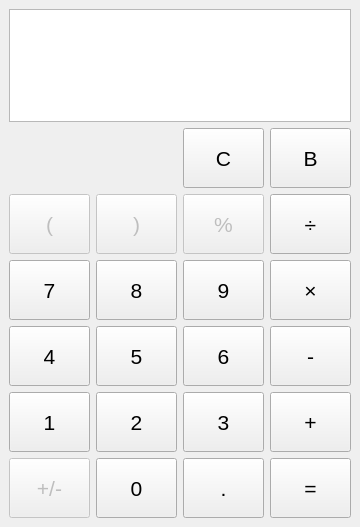
<?xml version="1.0" encoding="UTF-8"?>
<ui version="4.0">
 <class>MainWindow</class>
 <widget class="QMainWindow" name="MainWindow">
  <property name="geometry">
   <rect>
    <x>0</x>
    <y>0</y>
    <width>360</width>
    <height>527</height>
   </rect>
  </property>
  <property name="windowTitle">
   <string>MainWindow</string>
  </property>
  <widget class="QWidget" name="centralwidget">
   <layout class="QGridLayout" name="gridLayout_2">
    <item row="1" column="0">
     <layout class="QGridLayout" name="gridLayout">
      <item row="0" column="2">
       <widget class="QPushButton" name="cleanButton">
        <property name="minimumSize">
         <size>
          <width>80</width>
          <height>60</height>
         </size>
        </property>
        <property name="font">
         <font>
          <family>Arial</family>
          <pointsize>16</pointsize>
         </font>
        </property>
        <property name="text">
         <string>C</string>
        </property>
       </widget>
      </item>
      <item row="0" column="3">
       <widget class="QPushButton" name="backspaceButton">
        <property name="minimumSize">
         <size>
          <width>80</width>
          <height>60</height>
         </size>
        </property>
        <property name="font">
         <font>
          <family>Arial</family>
          <pointsize>16</pointsize>
         </font>
        </property>
        <property name="text">
         <string>B</string>
        </property>
       </widget>
      </item>
      <item row="1" column="0">
       <widget class="QPushButton" name="leftBracketButton">
        <property name="enabled">
         <bool>false</bool>
        </property>
        <property name="minimumSize">
         <size>
          <width>80</width>
          <height>60</height>
         </size>
        </property>
        <property name="font">
         <font>
          <family>Arial</family>
          <pointsize>16</pointsize>
         </font>
        </property>
        <property name="text">
         <string>(</string>
        </property>
       </widget>
      </item>
      <item row="1" column="1">
       <widget class="QPushButton" name="rightBracketButton">
        <property name="enabled">
         <bool>false</bool>
        </property>
        <property name="minimumSize">
         <size>
          <width>80</width>
          <height>60</height>
         </size>
        </property>
        <property name="font">
         <font>
          <family>Arial</family>
          <pointsize>16</pointsize>
         </font>
        </property>
        <property name="text">
         <string>)</string>
        </property>
       </widget>
      </item>
      <item row="1" column="2">
       <widget class="QPushButton" name="complementationButton">
        <property name="enabled">
         <bool>false</bool>
        </property>
        <property name="minimumSize">
         <size>
          <width>80</width>
          <height>60</height>
         </size>
        </property>
        <property name="font">
         <font>
          <family>Arial</family>
          <pointsize>16</pointsize>
         </font>
        </property>
        <property name="text">
         <string>%</string>
        </property>
       </widget>
      </item>
      <item row="1" column="3">
       <widget class="QPushButton" name="divideButton">
        <property name="minimumSize">
         <size>
          <width>80</width>
          <height>60</height>
         </size>
        </property>
        <property name="font">
         <font>
          <family>Arial</family>
          <pointsize>16</pointsize>
         </font>
        </property>
        <property name="text">
         <string>÷</string>
        </property>
       </widget>
      </item>
      <item row="2" column="0">
       <widget class="QPushButton" name="sevenButton">
        <property name="minimumSize">
         <size>
          <width>80</width>
          <height>60</height>
         </size>
        </property>
        <property name="font">
         <font>
          <family>Arial</family>
          <pointsize>16</pointsize>
         </font>
        </property>
        <property name="text">
         <string>7</string>
        </property>
       </widget>
      </item>
      <item row="2" column="1">
       <widget class="QPushButton" name="eightButton">
        <property name="minimumSize">
         <size>
          <width>80</width>
          <height>60</height>
         </size>
        </property>
        <property name="font">
         <font>
          <family>Arial</family>
          <pointsize>16</pointsize>
         </font>
        </property>
        <property name="text">
         <string>8</string>
        </property>
       </widget>
      </item>
      <item row="2" column="2">
       <widget class="QPushButton" name="nineButton">
        <property name="minimumSize">
         <size>
          <width>80</width>
          <height>60</height>
         </size>
        </property>
        <property name="font">
         <font>
          <family>Arial</family>
          <pointsize>16</pointsize>
         </font>
        </property>
        <property name="text">
         <string>9</string>
        </property>
       </widget>
      </item>
      <item row="2" column="3">
       <widget class="QPushButton" name="multiplyButton">
        <property name="minimumSize">
         <size>
          <width>80</width>
          <height>60</height>
         </size>
        </property>
        <property name="font">
         <font>
          <family>Arial</family>
          <pointsize>16</pointsize>
         </font>
        </property>
        <property name="text">
         <string>×</string>
        </property>
       </widget>
      </item>
      <item row="3" column="0">
       <widget class="QPushButton" name="fourButton">
        <property name="minimumSize">
         <size>
          <width>80</width>
          <height>60</height>
         </size>
        </property>
        <property name="font">
         <font>
          <family>Arial</family>
          <pointsize>16</pointsize>
         </font>
        </property>
        <property name="text">
         <string>4</string>
        </property>
       </widget>
      </item>
      <item row="3" column="1">
       <widget class="QPushButton" name="fiveButton">
        <property name="minimumSize">
         <size>
          <width>80</width>
          <height>60</height>
         </size>
        </property>
        <property name="font">
         <font>
          <family>Arial</family>
          <pointsize>16</pointsize>
         </font>
        </property>
        <property name="text">
         <string>5</string>
        </property>
       </widget>
      </item>
      <item row="3" column="2">
       <widget class="QPushButton" name="sixButton">
        <property name="minimumSize">
         <size>
          <width>80</width>
          <height>60</height>
         </size>
        </property>
        <property name="font">
         <font>
          <family>Arial</family>
          <pointsize>16</pointsize>
         </font>
        </property>
        <property name="text">
         <string>6</string>
        </property>
       </widget>
      </item>
      <item row="3" column="3">
       <widget class="QPushButton" name="minusButton">
        <property name="minimumSize">
         <size>
          <width>80</width>
          <height>60</height>
         </size>
        </property>
        <property name="font">
         <font>
          <family>Arial</family>
          <pointsize>16</pointsize>
         </font>
        </property>
        <property name="text">
         <string>-</string>
        </property>
       </widget>
      </item>
      <item row="4" column="0">
       <widget class="QPushButton" name="oneButton">
        <property name="minimumSize">
         <size>
          <width>80</width>
          <height>60</height>
         </size>
        </property>
        <property name="font">
         <font>
          <family>Arial</family>
          <pointsize>16</pointsize>
         </font>
        </property>
        <property name="text">
         <string>1</string>
        </property>
       </widget>
      </item>
      <item row="4" column="1">
       <widget class="QPushButton" name="twoButton">
        <property name="minimumSize">
         <size>
          <width>80</width>
          <height>60</height>
         </size>
        </property>
        <property name="font">
         <font>
          <family>Arial</family>
          <pointsize>16</pointsize>
         </font>
        </property>
        <property name="text">
         <string>2</string>
        </property>
       </widget>
      </item>
      <item row="4" column="2">
       <widget class="QPushButton" name="threeButton">
        <property name="minimumSize">
         <size>
          <width>80</width>
          <height>60</height>
         </size>
        </property>
        <property name="font">
         <font>
          <family>Arial</family>
          <pointsize>16</pointsize>
         </font>
        </property>
        <property name="text">
         <string>3</string>
        </property>
       </widget>
      </item>
      <item row="4" column="3">
       <widget class="QPushButton" name="addButton">
        <property name="minimumSize">
         <size>
          <width>80</width>
          <height>60</height>
         </size>
        </property>
        <property name="font">
         <font>
          <family>Arial</family>
          <pointsize>16</pointsize>
         </font>
        </property>
        <property name="text">
         <string>+</string>
        </property>
       </widget>
      </item>
      <item row="5" column="0">
       <widget class="QPushButton" name="pushOrMinusButton">
        <property name="enabled">
         <bool>false</bool>
        </property>
        <property name="minimumSize">
         <size>
          <width>80</width>
          <height>60</height>
         </size>
        </property>
        <property name="font">
         <font>
          <family>Arial</family>
          <pointsize>16</pointsize>
         </font>
        </property>
        <property name="text">
         <string>+/-</string>
        </property>
       </widget>
      </item>
      <item row="5" column="1">
       <widget class="QPushButton" name="zeroButton">
        <property name="minimumSize">
         <size>
          <width>80</width>
          <height>60</height>
         </size>
        </property>
        <property name="font">
         <font>
          <family>Arial</family>
          <pointsize>16</pointsize>
         </font>
        </property>
        <property name="text">
         <string>0</string>
        </property>
       </widget>
      </item>
      <item row="5" column="2">
       <widget class="QPushButton" name="dotButton">
        <property name="minimumSize">
         <size>
          <width>80</width>
          <height>60</height>
         </size>
        </property>
        <property name="font">
         <font>
          <family>Arial</family>
          <pointsize>16</pointsize>
         </font>
        </property>
        <property name="text">
         <string>.</string>
        </property>
       </widget>
      </item>
      <item row="5" column="3">
       <widget class="QPushButton" name="equalButton">
        <property name="minimumSize">
         <size>
          <width>80</width>
          <height>60</height>
         </size>
        </property>
        <property name="font">
         <font>
          <family>Arial</family>
          <pointsize>16</pointsize>
         </font>
        </property>
        <property name="text">
         <string>=</string>
        </property>
       </widget>
      </item>
     </layout>
    </item>
    <item row="0" column="0">
     <widget class="QTextBrowser" name="outputBrowser">
      <property name="font">
       <font>
        <family>Arial</family>
        <pointsize>14</pointsize>
       </font>
      </property>
     </widget>
    </item>
   </layout>
  </widget>
 </widget>
 <resources/>
 <connections/>
</ui>
